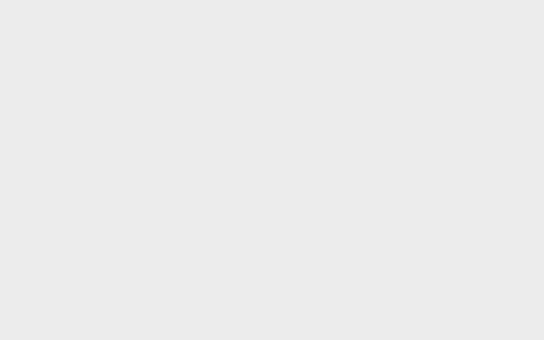
[1] (above)

16 first-person views from a walk through a 3-D level made in the Unity game engine. The camera is 1.3 m above the floor, tilts 6° down and sees 75° across. Doors are open. The floor is counted in squares, 2 m on a side. Each view is taken from the middle of a square. On the plan, view 1 faces up. The plan holds only what a view shows up to about 10 squares ahead; the rest is blank. The player character is not drawn.

[2]
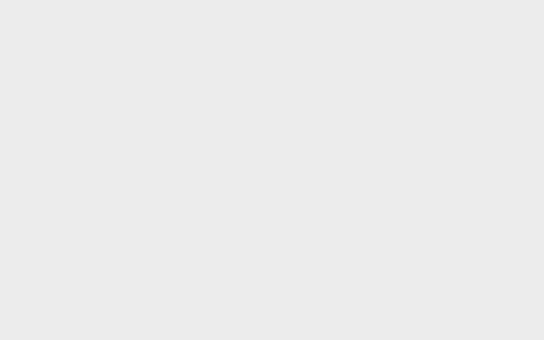

[3]
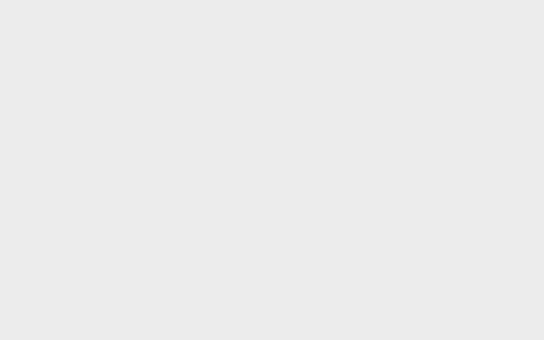

[4]
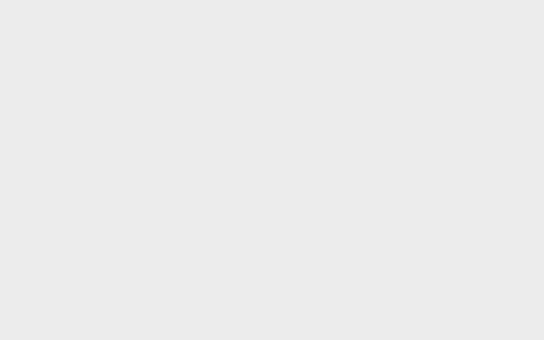

[5]
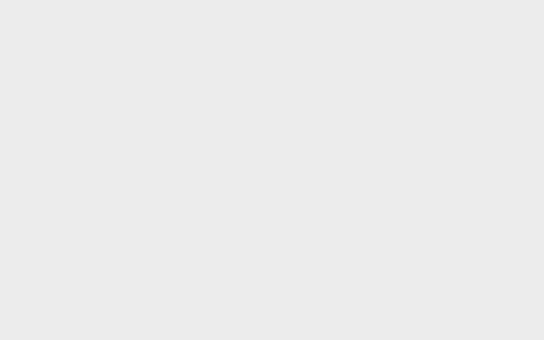

[6]
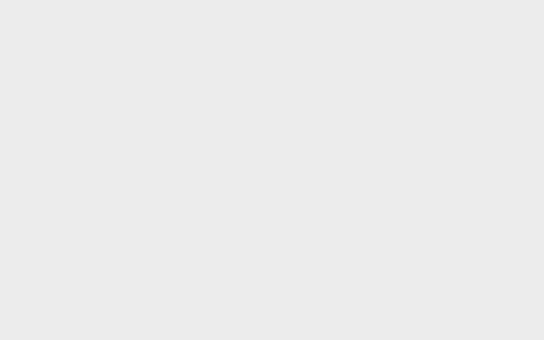

[7]
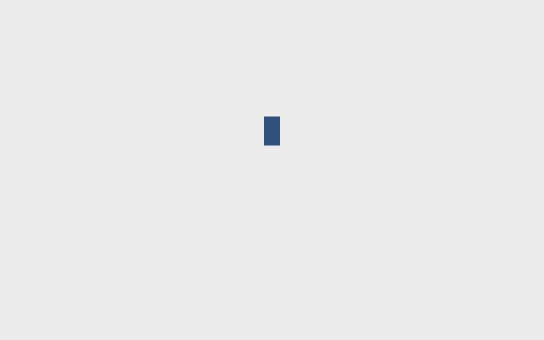

[8]
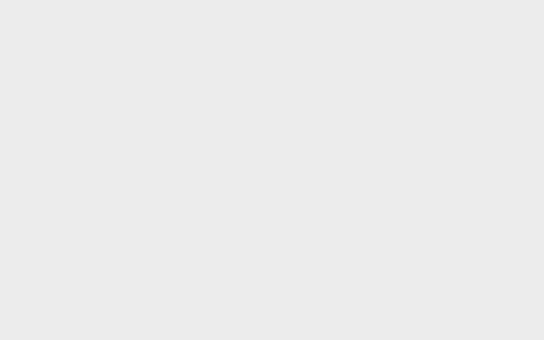

[9]
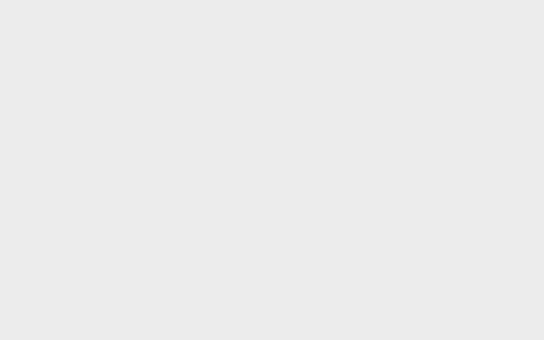

[10]
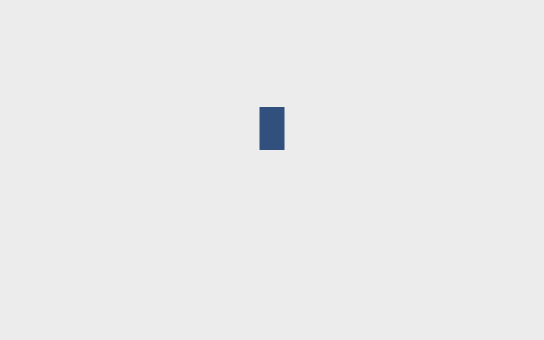

[11]
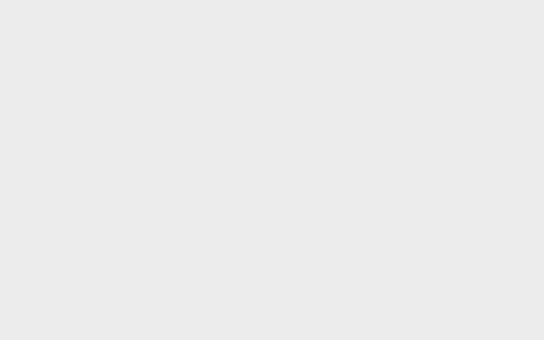

[12]
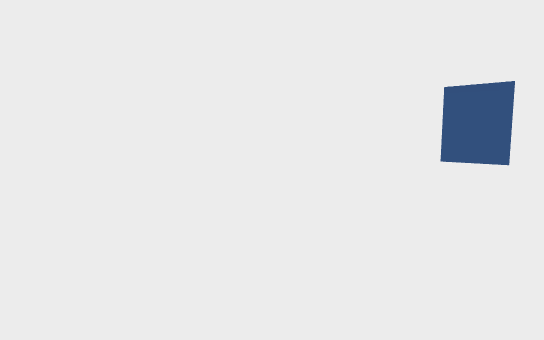

[13]
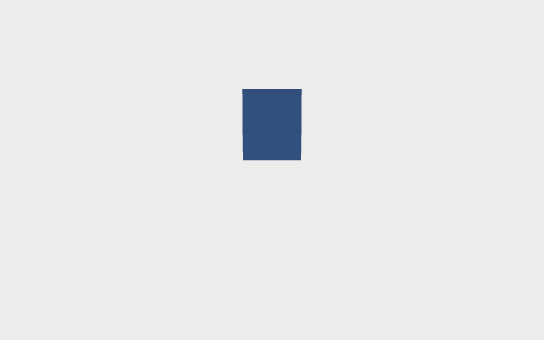

[14]
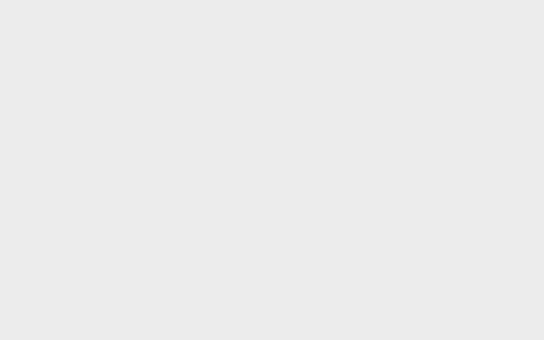

[15]
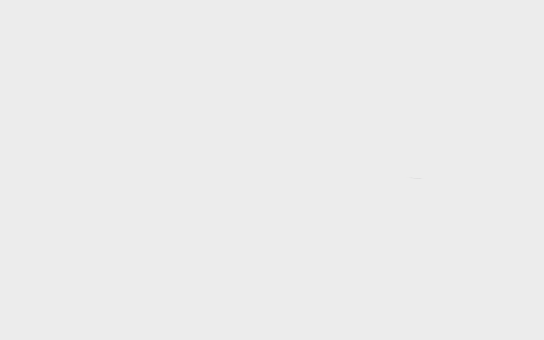

[16]
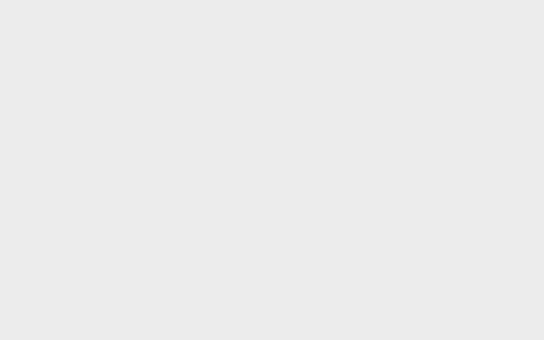

### Floor plan
Points are (right, up) in squares from view 1. A wall is a line through its corners. A room is listed if a view was taken in it or the views show most of it. See-through windows are left out.
Room 1 (views 1, 2, 3, 4, 7, 8)
walls: (-1.2, 4.4) (-3.4, 4.4) (-3.4, -0.5) (-1.2, -0.5); (-0.8, -0.5) (1.4, -0.5) (1.4, 4.4) (-0.8, 4.4)
ways out: open door at (-1, 4.5) to room 2; open door at (-1, -0.5) to room 3
objects: other object (1, 4)
Room 2 (views 5, 6)
walls: (1.4, 5.4) (1.4, 9.4) (-3.4, 9.4) (-3.4, 5.5)
ways out: open door at (-1, 4.5) to room 1
objects: other object (-2, 6)
Room 3 (views 9, 10, 11, 15, 16)
walls: (-1.2, -0.6) (-3.4, -0.6) (-3.4, -5.5) (-1.2, -5.5); (-0.8, -5.5) (1.4, -5.5) (1.4, -0.6) (-0.8, -0.6)
ways out: open door at (-1, -0.5) to room 1; open door at (-1, -6) to room 4
objects: other object (0, -4); other object (1, -4)
Room 4 (views 12, 13, 14)
walls: (-3.4, -7.2) (-3.4, -10.6) (-1.2, -10.6); (-0.8, -10.6) (1.4, -10.6) (1.4, -7.4)
ways out: open door at (-1, -6) to room 3; open door at (-1, -11)
objects: other object (-3, -10)

Where each view was taken, in squares from view 1:
view 1: 0 up, 0 right, facing up
view 2: 0 up, 0 right, facing up-left
view 3: 0 up, 2 left, facing up-right
view 4: 2 up, 3 left, facing down-right
view 5: 5 up, 1 right, facing up-left
view 6: 5 up, 2 left, facing up-right
view 7: 3 up, 1 left, facing down
view 8: 3 up, 1 right, facing down-left
view 9: 2 down, 1 right, facing down-left
view 10: 2 down, 1 left, facing down
view 11: 2 down, 3 left, facing down-right
view 12: 7 down, 2 left, facing down-right
view 13: 7 down, 1 left, facing down
view 14: 7 down, 1 left, facing down-left
view 15: 5 down, 1 left, facing up-right
view 16: 5 down, 1 left, facing up
